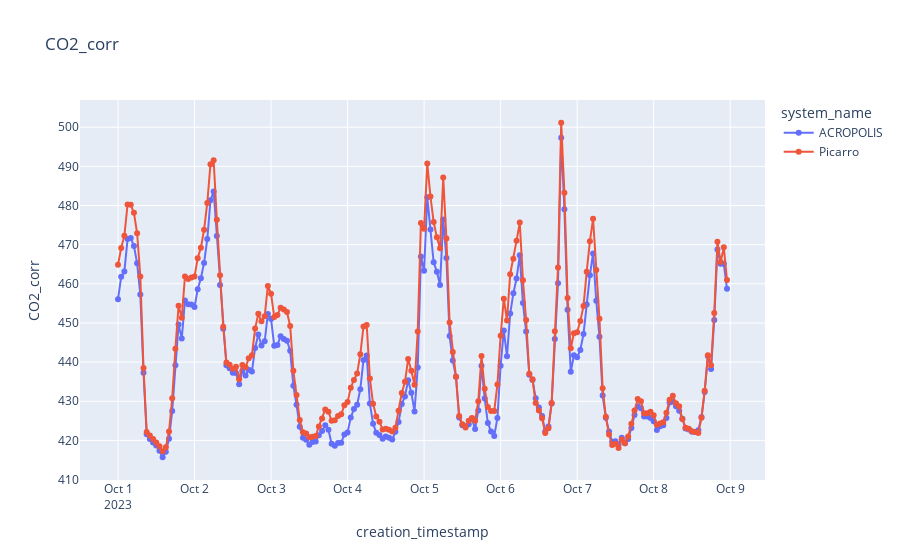

This figure's notebook cell:
### Code cell
col_name = "CO2_corr"

df_all = pl.concat([df_a.select("creation_timestamp","system_name",col_name),df_p.select("creation_timestamp","system_name",col_name)], how="diagonal")

plot_sensor_measurement(df_all.collect(), col_name="CO2_corr")

### Figure 1 — Plotly figure (JSON) as saved in the notebook; plotly's stock layout.template omitted (floating-point values rounded to 4 significant figures; data arrays with more than 128 entries replaced by an {"elided": "..."} marker saying what was removed)
{"data": [{"hovertemplate": "system_name=ACROPOLIS<br>creation_timestamp=%{x}<br>CO2_corr=%{y}<extra></extra>", "legendgroup": "ACROPOLIS", "line": {"color": "#636efa", "dash": "solid"}, "marker": {"symbol": "circle"}, "mode": "lines+markers", "name": "ACROPOLIS", "orientation": "v", "showlegend": true, "type": "scatter", "x": {"elided": "192 str values"}, "xaxis": "x", "y": {"elided": "192 float values"}, "yaxis": "y"}, {"hovertemplate": "system_name=Picarro<br>creation_timestamp=%{x}<br>CO2_corr=%{y}<extra></extra>", "legendgroup": "Picarro", "line": {"color": "#EF553B", "dash": "solid"}, "marker": {"symbol": "circle"}, "mode": "lines+markers", "name": "Picarro", "orientation": "v", "showlegend": true, "type": "scatter", "x": {"elided": "192 str values"}, "xaxis": "x", "y": {"elided": "192 float values"}, "yaxis": "y"}], "layout": {"legend": {"title": {"text": "system_name"}, "tracegroupgap": 0}, "title": {"text": "CO2_corr"}, "xaxis": {"anchor": "y", "domain": [0, 1], "title": {"text": "creation_timestamp"}}, "yaxis": {"anchor": "x", "domain": [0, 1], "title": {"text": "CO2_corr"}}}}
